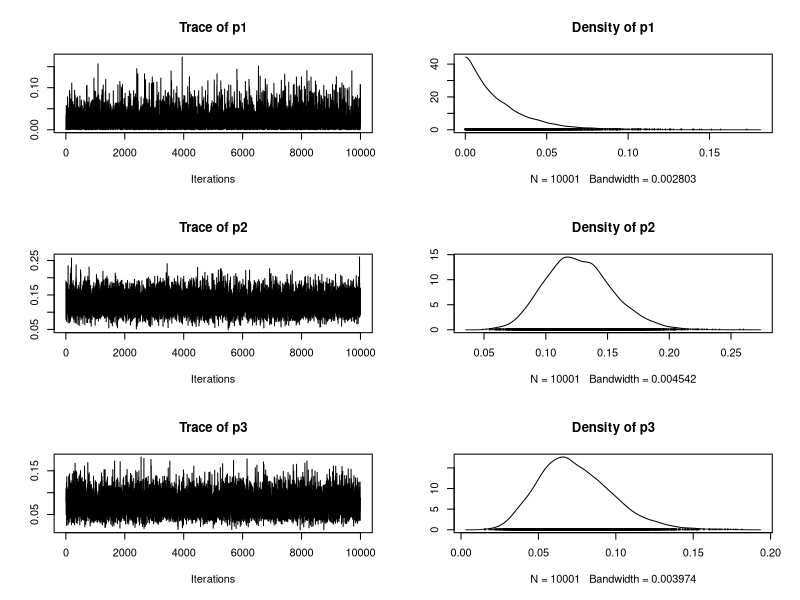
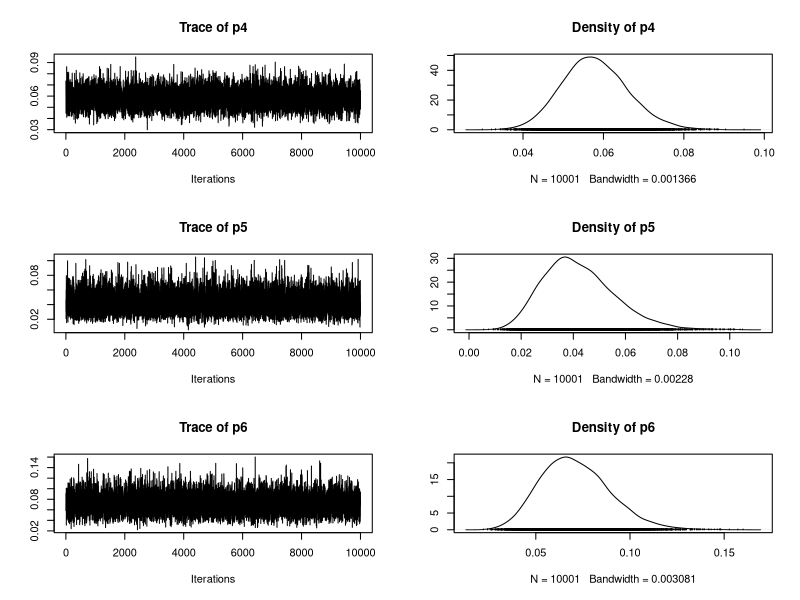
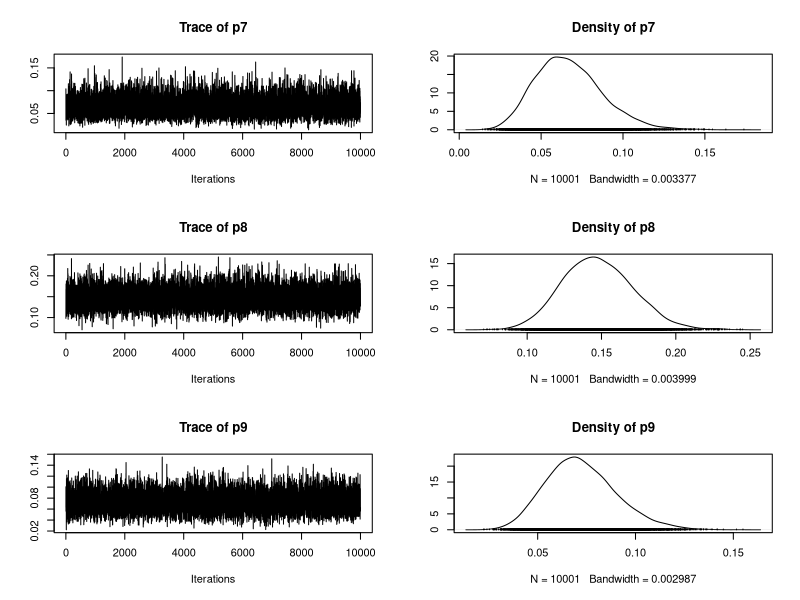
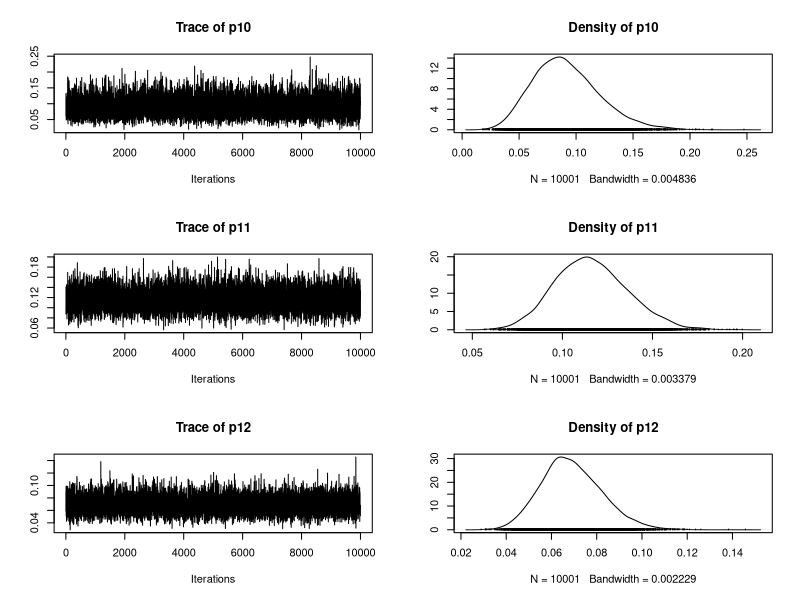
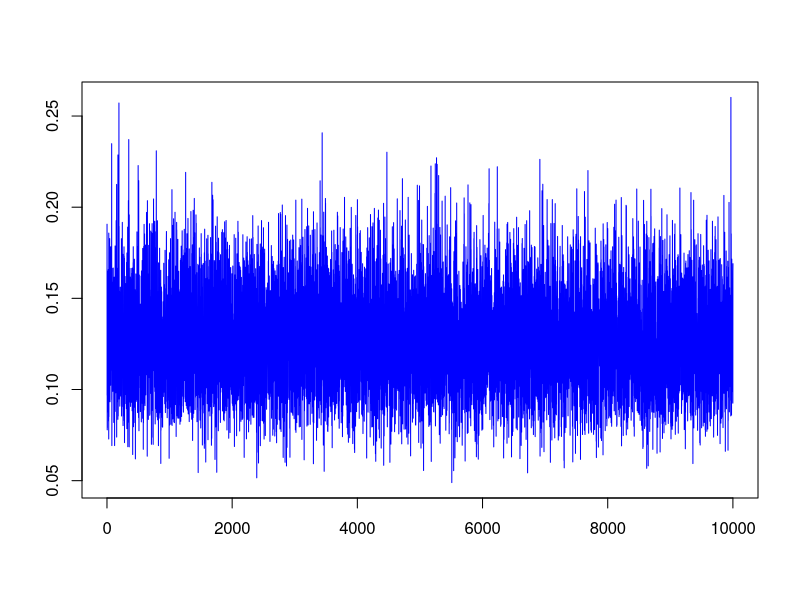
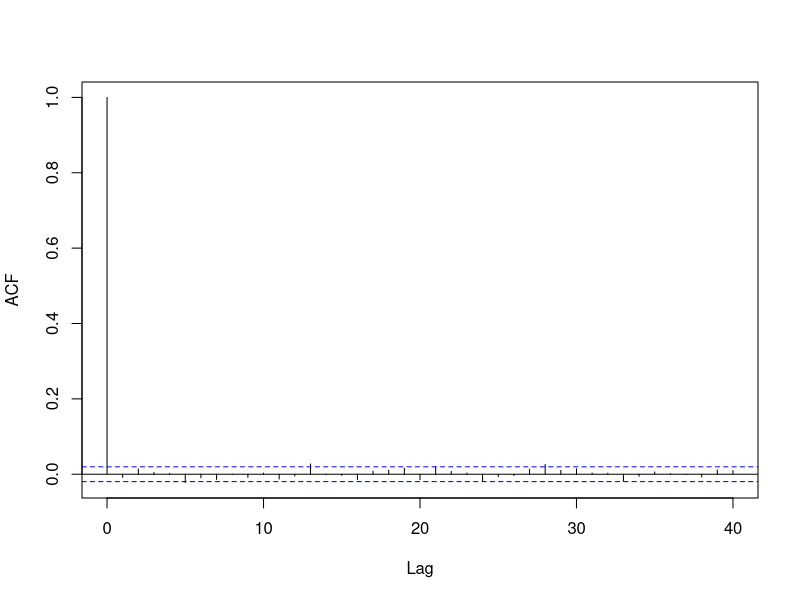

Here is the R script that generated these plots, in order:
## ---- chunk 1
library(coda) #pour fonction MCMC
## ---- chunk 2
gibbs1 = function(nchain){
  #nombres d'opération
  n_ops = c(47, 148, 119, 810,   211, 196, 148, 215, 207, 97, 256, 360)
  #nombre de morts par hopital
  n_death = c(0, 18, 8, 46, 8, 13, 9,   31, 14, 8, 29, 24)
  #nombre d'hopitaux
  N_hospitals = 12 
  
  chain = matrix(0.5, nchain + 1, N_hospitals) #p1, ..., p12
  colnames(chain) = c(paste0("p",1:12))
  
  for (i in 1:nchain){
    pi = chain[i,]
    #pour chaque hopital (N)
    for (j in 1:N_hospitals){
      pi[j] = rbeta(1, n_death[j]+1, n_ops[j] - n_death[j] +1)
    }
    #store new states
    chain[i+1,] = pi 
  }
  return(chain)
}
## ---- chunk 3
chain = gibbs1(11000)

#brunin
chain = chain[1001:11001,]
plot(mcmc(chain))
## ---- chunk 4
plot(chain[,2], xlab="", ylab="", col="blue", type="l")
## ---- chunk 5
acf(chain[,2], main="")
## ---- chunk 6
res = data.frame(
  mean = round(apply(chain, 2, mean), 4),
  sd = round(apply(chain, 2, sd), 4)
)
rownames(res) = paste("p[", 1:12,"]")
print(res)
